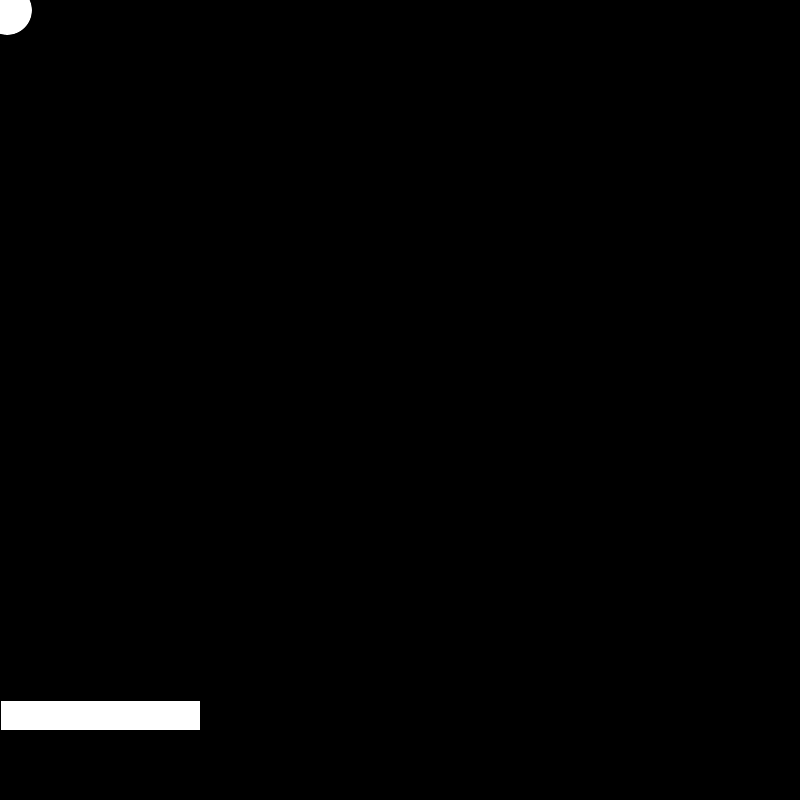
Frame 1 (no input)
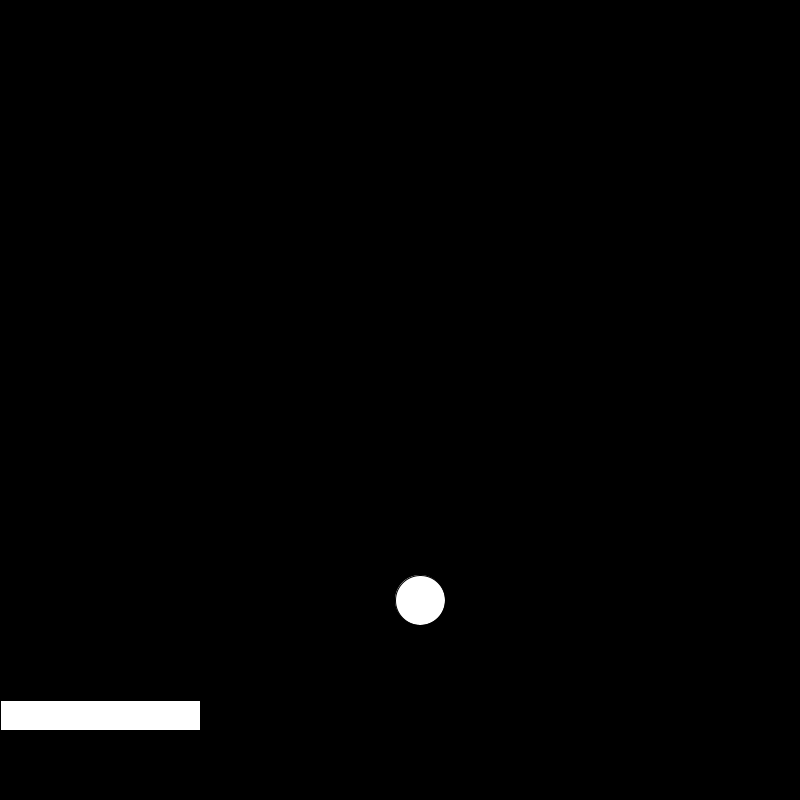
Frame 60 (the mouse pressed at the canvas centre just before this capture)
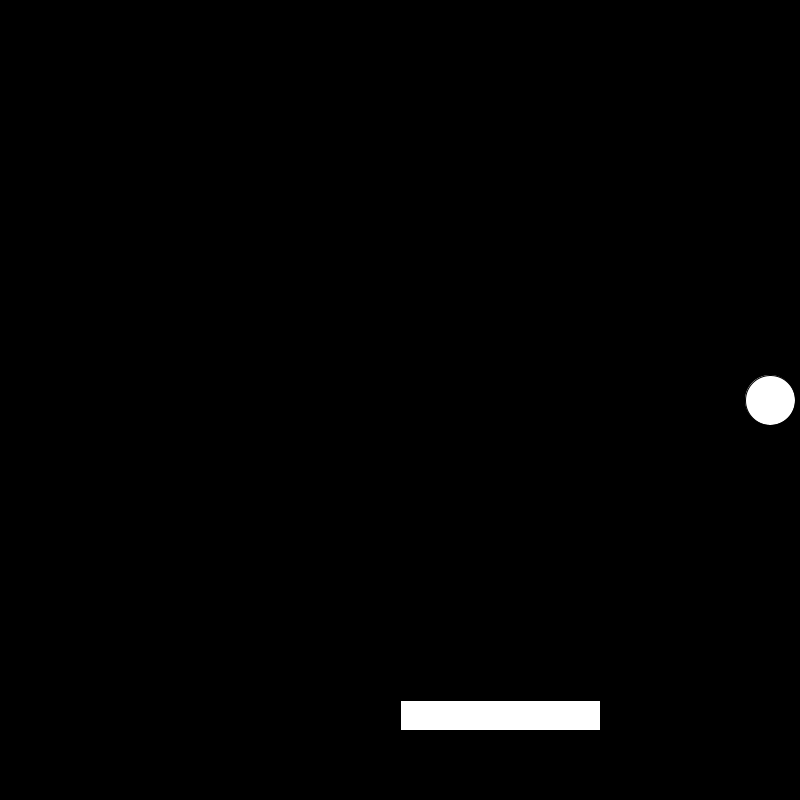
Frame 120 (the mouse held since frame 60 and released just before this capture)

The Processing sketch that drew these frames (run headless with seeded random() and noise(); from frame 60 on, the mouse is pressed at the canvas centre):

// Processing sketch: processing_113660
// ── processing_113660.pde

Ball b;
Rectangle c;

void setup() {
  size(800, 800);
  b = new Ball();
  c = new Rectangle();
}

void draw() {
  background(0);
  b.update();
  b.display();
  c.update();
  c.display();
}
 
 
 class Ball {

  // Every ball needs these values
  int posX;
  int posY;
  int speedX;
  int speedY;

  // create the ball object with starting values
  Ball() {
    posX = 0;
    posY = 0;
    speedX = 7;
    speedY = 10;
  }
  
  // move the ball and check its position
  void update() {
    posX += speedX;
    posY += speedY;
    
    if (posX >= width || posX <= 0) {
      speedX *= -1;
    }

    if (posY >= height || posY <=0) {
      speedY *= -1;
    }
  }

  // draw the ball
  void display() {
    ellipse( posX, posY, 50, 50 );
  }
  
}


class Rectangle { 
  
int Y = 700;
 int posX;
  int posY;
  int speedX;
  int speedY;
  
void update() {
    posX += speedX;
    posY += speedY;
    
    if (posX >= width || posX <= 0) {
      speedX *= -1;
    }

    if (posY >= height || posY <=0) {
      speedY *= -1;
    }
  }

  // draw the ball
void display() {
   rect(mouseX, Y, 200, 30);
  }
}
